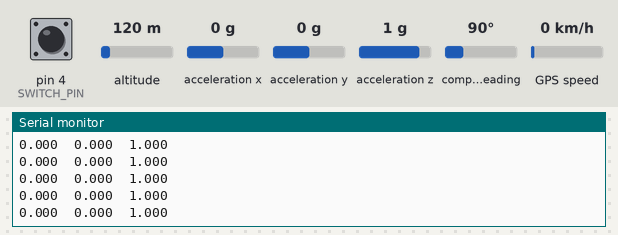
Recording of a sketch running on a simulated Arduino Uno, built with avr-gcc and run on an emulated ATmega328P. Parts: the last lines printed to the serial monitor. Inputs (shaded band) come from the test bench; at power-on: acceleration y 0 g, acceleration z 1 g, pin 4 (SWITCH_PIN) HIGH, altitude 120 m, acceleration x 0 g, compass heading 90°, GPS speed 0 km/h. The GPS gets a fix after 3 s at 37.7749, -122.4194 with 8 satellites.

Above: at 8.0 s.
8.1 s: acceleration y set to -0.2 g
At 8.7 s:
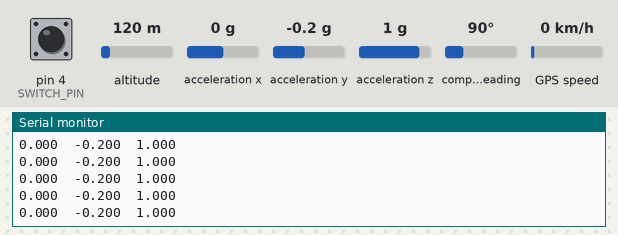
9.6 s: acceleration z set to 0.6 g
At 10.2 s:
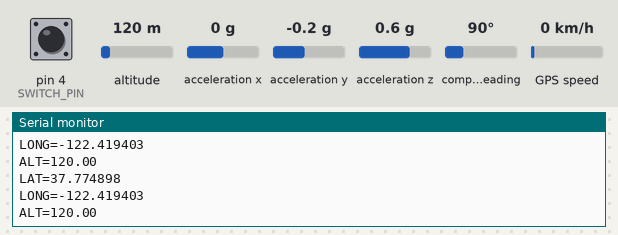

The sketch:

LostItemTracker.ino
```cpp
#include <Wire.h>
#include <SparkFun_MMA8452Q.h>
#include <TinyGPS++.h>
#include <SoftwareSerial.h>

MMA8452Q accel;
TinyGPSPlus gps;
SoftwareSerial ble(2, 3);
SoftwareSerial gpsSerial(6, 7); // RX, TX

const int SWITCH_PIN = 4;
int cnt = 0;

//自由落下判定の閾値
double Thresh_FF = 0.8; //自由落下判定する加速度の上限値
int Time_FF = 10;       //自由落下判定する時間間隔
int Time = 0;           //経過時間
int Delay = 10;

double AccelXOld = 0;   //前ループのx方向加速度
double AccelYOld = 0;   //前ループのy方向加速度
double AccelZOld = 0;   //前ループのz方向加速度
double AccelXNow = 0;   //現ループのx方向加速度
double AccelYNow = 0;   //現ループのy方向加速度
double AccelZNow = 0;   //現ループのz方向加速度


void setup() {
  Serial.begin(9600);
  ble.begin(9600);
  pinMode(SWITCH_PIN, INPUT_PULLUP);
  Wire.begin();
  accel.begin();
  gpsSerial.begin(9600);
}

void loop() {

  //BLE接続関連
  int is_switch = digitalRead(SWITCH_PIN);

  if (ble.available() > 0) {
    String dataStr = ble.readStringUntil('\n');
    Serial.print("Receive:");
    Serial.println(dataStr);
  }

  if (is_switch == LOW) {

    ble.println("ECIO");

    Serial.println(cnt);
    ble.print("TXDT");
    ble.println(cnt);

    cnt++;
  }

  if (accel.available()) {
    Serial.print(accel.getCalculatedX(), 3);
    Serial.print("\t");
    Serial.print(accel.getCalculatedY(), 3);
    Serial.print("\t");
    Serial.print(accel.getCalculatedZ(), 3);
    Serial.println();

    //現在の加速度を保管
    AccelXNow = accel.getCalculatedX();
    AccelYNow = accel.getCalculatedY();
    AccelZNow = accel.getCalculatedZ();

    //現在の加速度が閾値以下になっているか確認
    if(AccelXNow < Thresh_FF && AccelYNow < Thresh_FF && AccelZNow < Thresh_FF){

      //前ループの加速度も閾値以下だったかどうか確認
      if(AccelXOld < Thresh_FF && AccelYOld < Thresh_FF && AccelZOld < Thresh_FF){

        //前ループの加速度が閾値以下かつ現ループの加速度も閾値以下だった場合、経過時間を加算
        Time = Time + Delay;

        //経過時間が閾値を超えた場合、落下判定とする
        if(Time > Time_FF){
          Serial.println("落下検知");

          //位置情報をスマホに送信する
          NoticeLocation();

        }
      }
      //前ループの加速度が閾値以上＝落下していないとして、経過時間をリセットする
      else{
        Time = 0;
      }
    }

    //今ループの加速度を前ループの加速度として保存
    AccelXOld = AccelXNow;
    AccelYOld = AccelYNow;
    AccelZOld = AccelZNow;

    //スマホから位置情報の要求が来た場合も送信する
    //Todo:処理を実装する

  }
  delay(Delay);
}

void NoticeLocation(){

  //Todo:位置情報をスマホに送る処理を実装する

  while (gpsSerial.available() > 0){
    char c = gpsSerial.read();
    gps.encode(c);

    // 位置情報が更新されたか
    if (gps.location.isValid()){
        // 緯度・経度・標高を取得
        Serial.print("LAT=");  Serial.println(gps.location.lat(), 6);
        Serial.print("LONG="); Serial.println(gps.location.lng(), 6);
        Serial.print("ALT=");  Serial.println(gps.altitude.meters());
    }
  }
}
```

Measured:
- the behaviour switches between 0.8 and 0.7 g on acceleration z (found by bisection; images 1 and 2)
- after the input at 8.1 s, the serial monitor: prints a new line after 0.06 s (image 1)
- after the input at 9.6 s, the serial monitor: prints a new line after 0.06 s (image 2)
